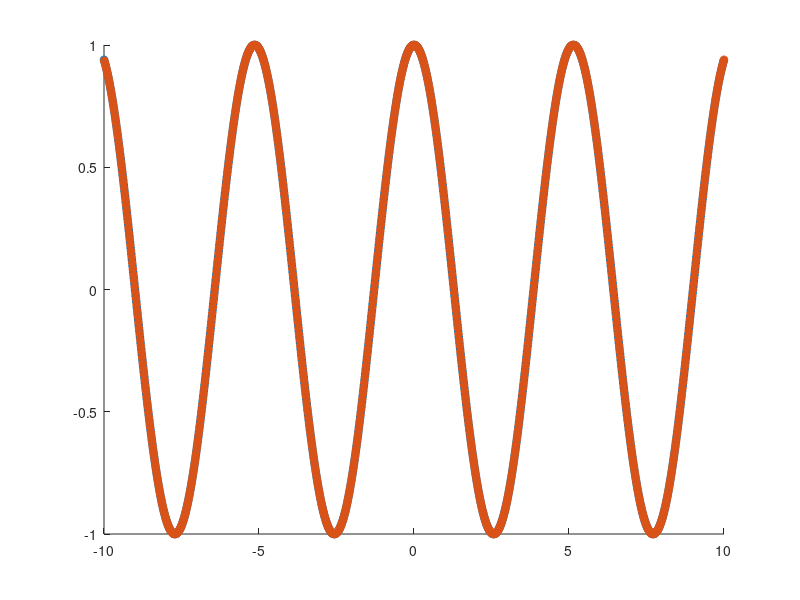

Recreate this plot in MATLAB.
x = linspace(-10,10,2000);
y = cos(pi*x/18*7);

index1 = 1:2:length(x);
index2 = 2:2:length(x);

figure;
hold on;
plot(x(index1),y(index1),'*','LineWidth',2);
plot(x(index2),y(index2),'*','LineWidth',2);

QQ1 = [x(index1)',y(index1)'];
QQ2 = [x(index2)',y(index2)'];

[~,order] = sort(QQ1(:,1),'ascend');
QQ1 = QQ1(order,:);

[~,order] = sort(QQ2(:,1),'ascend');
QQ2 = QQ2(order,:);